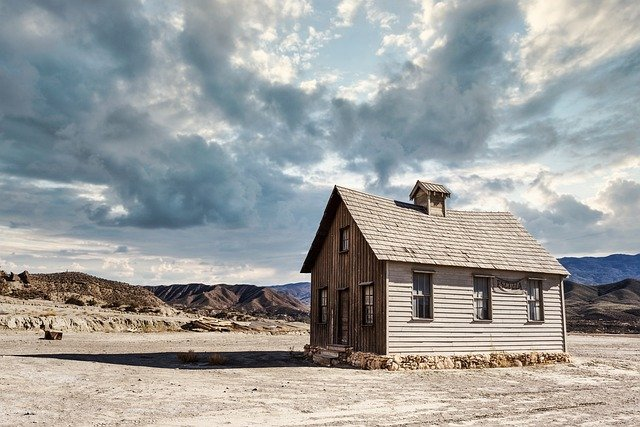
#> input picture Imagenes/Landscape.jpg, 640 x 427 px
$ jupyter execute Practica1_GrupoC.ipynb
#> lines starting #> are read from the running program, lines starting #| are printed output that depends on the picture; after the words box and inside, x2 and y2 are one past the last pixel; in counts of white or black regions, pixels touching at a corner belong together; long printed decimals are rounded
**PRACTICA 1 - GRUPO C**

Integrantes:
- Cervantes Rodríguez José de Jesús
- Hadidi Abdelkrim

[cell 1]
# Librerias

from PIL import Image
import numpy as np
import matplotlib.pyplot as plt
import pandas as pd
import cv2

**Información de la Imagen**

[cell 2]
ruta_imagen = "../Imagenes/Landscape.jpg" # ruta de la imagen
imagen_PIL = Image.open(ruta_imagen)
#> imagen_PIL is the input picture: PIL image 640x427 RGB; mean R, G, B 157.3, 159.2, 157.8

# A partir de la libreria PIL obtenemos datos de la imagen
datos ={
'Formato': imagen_PIL.format,
'Tamaño' : imagen_PIL.size, # (ancho, alto)
'Canales' : imagen_PIL.mode # Comprobamos que contenga los 3 canales
}


tabla = pd.DataFrame.from_dict(datos, orient='index', columns=['Valor'])
#> tabla = table of 3 rows and 1 columns
print(tabla)
#|               Valor
#| Formato        JPEG
#| Tamaño   (640, 427)
#| Canales         RGB

**Tarea 1 Visualización de la imagen**

Imagen original.

[cell 3]
plt.imshow(imagen_PIL) # Mostramos imagen
plt.title("Imagen Original")
plt.axis('off')
plt.show()

Separación de los tres canales de color (Empezamos a utilizar OpenCv)

[cell 4]
imagen_bgr = cv2.imread(ruta_imagen)
blue_ch, green_ch, red_ch = cv2.split(imagen_bgr) # separamos los canales de color, OpenCV lo devuelve como BGR
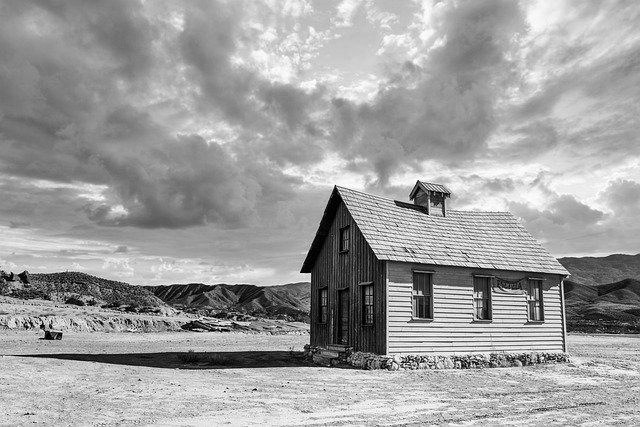
#> green_ch: shape (427, 640); min 0, max 255, mean 159.2
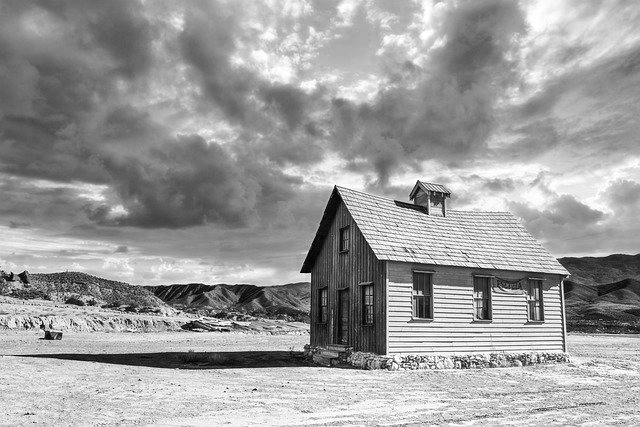
#> red_ch: shape (427, 640); min 0, max 255, mean 157.3

Visualización de cada canal de color

[cell 5]
plt.figure()

plt.imshow(red_ch, cmap="gray")
plt.title("Canal Rojo")
plt.axis('off')

plt.tight_layout() # ajustar automaticamente los parametros de la figura
plt.show() # mostrar imagenes

[cell 6]
plt.figure()

plt.imshow(green_ch, cmap="gray")
plt.title("Canal Verde")
plt.axis('off')

plt.tight_layout() # ajustar automaticamente los parametros de la figura
plt.show() # mostrar imagenes

[cell 7]
plt.figure()

plt.imshow(blue_ch, cmap="gray")
plt.title("Canal Azul")
plt.axis('off')

plt.tight_layout() # ajustar automaticamente los parametros de la figura
plt.show() # mostrar imagenes

**Tarea 2 Cálculo de valores estadísticos**

Convertimos las imagenes en arrays para hacer los calculos

[cell 8]
# Convertimos las imagenes en arrays para hacer los calculos

red_arr = np.array(red_ch) # canal rojo
#print(red_arr)

green_arr = np.array(green_ch) # canal verde
#print(green_arr)

blue_arr = np.array(blue_ch) # canal azul
#print(blue_arr)

Calculo de valores estadisticos

Canal Rojo

[cell 9]
red_mean = np.mean(red_arr) # media del canal rojo
#> red_mean = 157.3
#print(red_mean)
red_std = np.std(red_arr) # desviación estandar canal rojo
#> red_std = 56.73
#print(red_std)
red_var = np.var(red_arr) # varianza canal rojo
#> red_var = 3218.1
#print(red_var)

Canal Verde

[cell 10]
green_mean = np.mean(green_arr) # media del canal rojo
#> green_mean = 159.2
#print(green_mean)
green_std = np.std(green_arr) # desviación estandar canal rojo
#> green_std = 53.89
#print(green_std)
green_var = np.var(green_arr) # varianza canal rojo
#> green_var = 2904
#print(green_var)

Canal Azul

[cell 11]
blue_mean = np.mean(blue_arr) # media del canal rojo
#> blue_mean = 157.8
#print(blue_mean)
blue_std = np.std(blue_arr) # desviación estandar canal rojo
#> blue_std = 52.43
#print(blue_std)
blue_var = np.var(blue_arr) # varianza canal rojo
#> blue_var = 2748.6
#print(blue_var)

[cell 12]
datos = {
    'Media': [red_mean, green_mean, blue_mean],
    'Std': [red_std, green_std, blue_std],
    'Varianza': [red_var, green_var, blue_var]
}
#> datos = {'Media': [157.3, 159.2, 157.8], 'Std': [56.73, 53.89, 52.43], 'Varianza': [3218.1, 2904, 2748.6]}

tabla = pd.DataFrame(datos, index=['Rojo', 'Verde', 'Azul'])
#> tabla = table of 3 rows and 3 columns
print(tabla)
#|             Media        Std     Varianza
#| Rojo   157.323  56.729  3218.138
#| Verde  159.221  53.889  2904.006
#| Azul   157.822  52.427  2748.621

**Tarea 3 Operaciones aritméticas y booleanas**

[cell 13]
suma = cv2.add(red_ch, blue_ch)
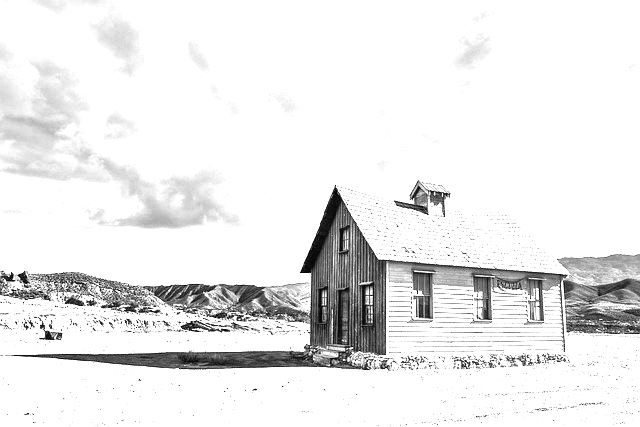
#> suma: shape (427, 640); min 0, max 255, mean 233.8
print(f'Suma (Canal rojo + Canal Azul): \n {suma}')
#> (printed output is left out)
#print(suma.shape) # alto, ancho

plt.figure()
plt.imshow(suma, cmap="gray")
plt.title("Suma: Canal Rojo + Canal Azul")
plt.axis('off')

plt.tight_layout()
plt.show()

[cell 14]
resta = cv2.subtract(red_ch, blue_ch)
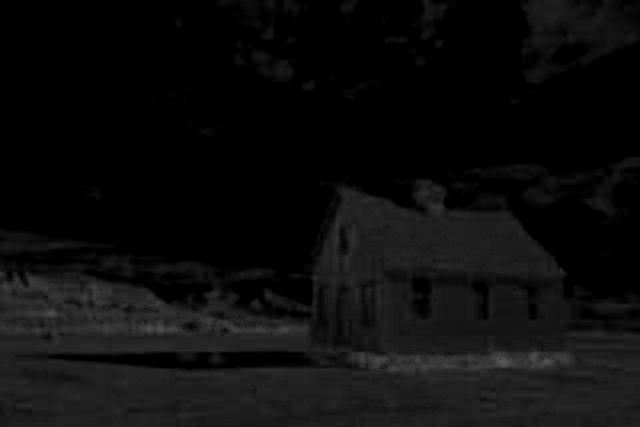
#> resta: shape (427, 640); min 0, max 87, mean 12.8
print(f'Resta (Canal rojo - Canal Azul): \n {resta}')
#> (printed output is left out)
#print(resta.shape) # alto, ancho

plt.figure()
plt.imshow(resta, cmap="gray")
plt.title("Resta: Canal Rojo - Canal Azul")
plt.axis('off')

plt.tight_layout()
plt.show()

Binarizamos las imagenes

[cell 15]
_, red_bin = cv2.threshold(red_ch, 127, 1, cv2.THRESH_BINARY)
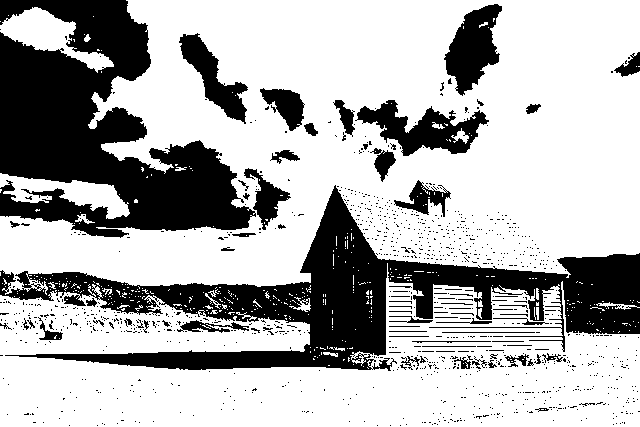
#> red_bin: shape (427, 640); values 0 (black) and 1 (white), 69.8% white; 1125 black regions (1053 under 20 px), largest, box (x1, y1, x2, y2) and area: (0, 185, 640, 371) 32693, (0, 0, 256, 238) 31941, (355, 100, 489, 156) 3336
#print(red_bin)
plt.figure()
plt.imshow(red_bin, cmap="gray")
plt.title("Imagen Canal Rojo Binarizada")
plt.axis('off')

plt.tight_layout()
plt.show()

[cell 16]
_, blue_bin = cv2.threshold(blue_ch, 127, 1, cv2.THRESH_BINARY)
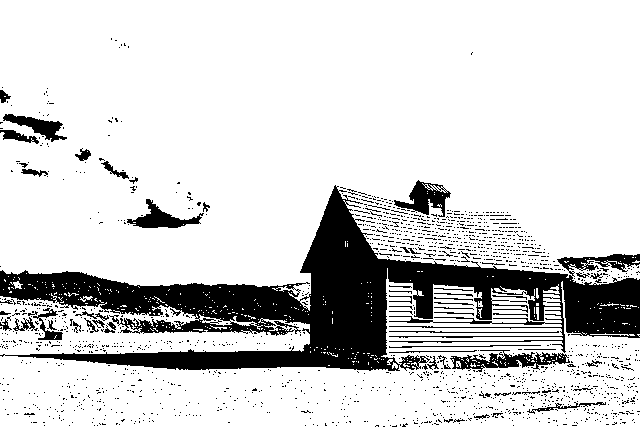
#> blue_bin: shape (427, 640); values 0 (black) and 1 (white), 82.6% white; 1645 black regions (1588 under 20 px), largest, box (x1, y1, x2, y2) and area: (0, 185, 640, 371) 36680, (450, 350, 570, 372) 1152, (394, 180, 451, 217) 938
#print(blue_bin)
plt.figure()
plt.imshow(blue_bin, cmap="gray")
plt.title("Imagen Canal Azul Binarizada")
plt.axis('off')

plt.tight_layout()
plt.show()

Operacion Lógicas

[cell 17]
OR_op = cv2.bitwise_or(red_bin, blue_bin)
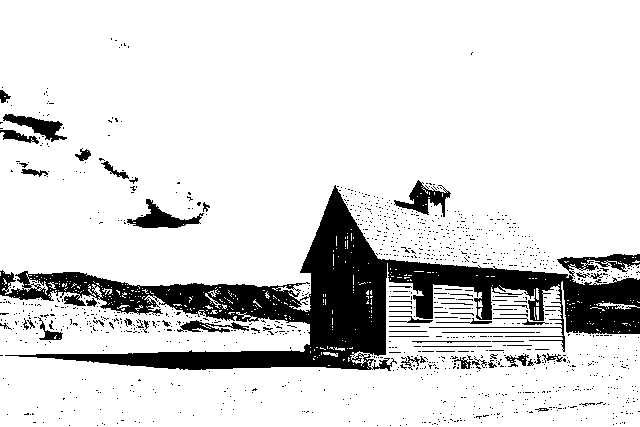
#> OR_op: shape (427, 640); values 0 (black) and 1 (white), 85.6% white; 1154 black regions (1091 under 20 px), largest, box (x1, y1, x2, y2) and area: (0, 185, 640, 371) 31305, (127, 199, 204, 228) 832, (394, 180, 451, 217) 801
print(OR_op)
#> (printed output is left out)
#print(OR_op.shape) # alto, ancho

plt.figure()
plt.imshow(OR_op, cmap="gray")  # Cambia blue_ch por suma
plt.title("Operación OR")
plt.axis('off')

plt.tight_layout()
plt.show()

[cell 18]
AND_op = cv2.bitwise_and(red_bin, blue_bin)
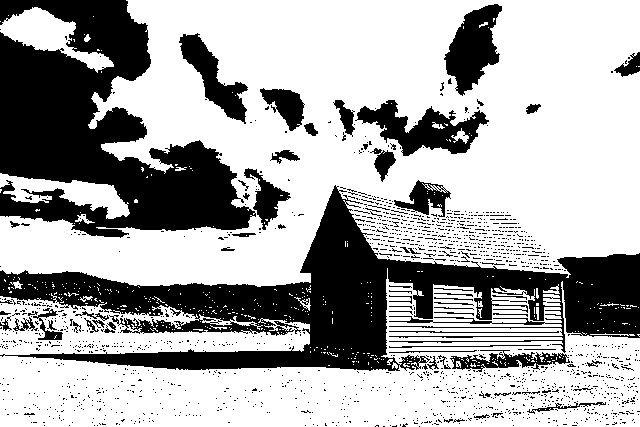
#> AND_op: shape (427, 640); values 0 (black) and 1 (white), 66.7% white; 1615 black regions (1549 under 20 px), largest, box (x1, y1, x2, y2) and area: (0, 185, 640, 371) 38068, (0, 0, 256, 238) 31941, (355, 100, 489, 156) 3336
print(AND_op)
#> (printed output is left out)
print(AND_op.shape) # alto, ancho
#| (427, 640)

plt.figure()
plt.imshow(AND_op, cmap="gray")  # Cambia blue_ch por suma
plt.title("Operación AND")
plt.axis('off')

plt.tight_layout()
plt.show()

**Tarea 4 Cálculo de histograma**

Histogramas de los canales originales

[cell 19]
hist_red = cv2.calcHist([red_ch], [0], None, [256], [0, 256])
#> hist_red = 256 values, max 2154 at index 255, min 3 at index 2, mean 1067.5
hist_green = cv2.calcHist([green_ch], [0], None, [256], [0, 256])
#> hist_green = 256 values, max 2493 at index 152, min 33 at index 254, mean 1067.5
hist_blue = cv2.calcHist([blue_ch], [0], None, [256], [0, 256])
#> hist_blue = 256 values, max 3176 at index 179, min 3 at index 254, mean 1067.5


# Mostrar los histogramas de canales originales
plt.figure(figsize=(15, 10))

plt.subplot(2, 3, 1)
plt.plot(hist_red, color='red')
plt.title('Histograma - Canal Rojo')
plt.xlabel('Valores de intensidad')
plt.ylabel('Frecuencia')

plt.subplot(2, 3, 2)
plt.plot(hist_green, color='green')
plt.title('Histograma - Canal Verde')
plt.xlabel('Valores de intensidad')
plt.ylabel('Frecuencia')

plt.subplot(2, 3, 3)
plt.plot(hist_blue, color='blue')
plt.title('Histograma - Canal Azul')
plt.xlabel('Valores de intensidad')
plt.ylabel('Frecuencia')


plt.tight_layout()
plt.show()
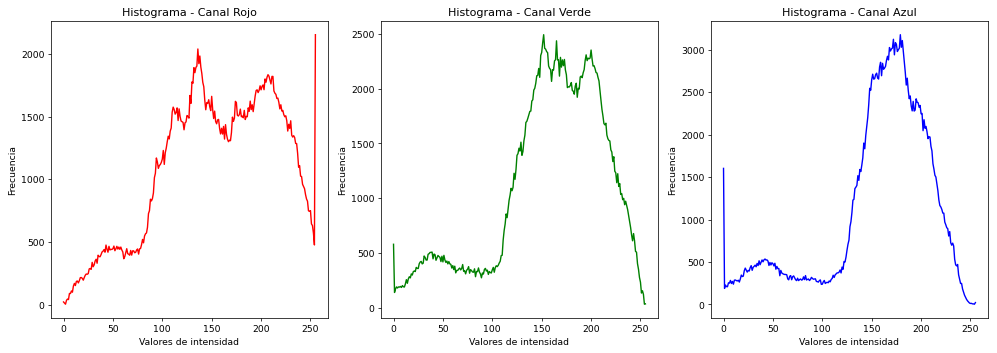
#> figure drawn by matplotlib, 3 panels; panel 1: curve peaks at x = 255, y = 2154; panel 2: curve peaks at x = 152, y = 2493; panel 3: curve peaks at x = 179, y = 3176

Histogramas de las operaciones aritméticas

[cell 20]
hist_suma = cv2.calcHist([suma], [0], None, [256], [0, 256])
#> hist_suma = 256 values, max 210298 at index 255, min 2 at index 0, mean 1067.5
hist_resta = cv2.calcHist([resta], [0], None, [256], [0, 256])
#> hist_resta = 256 values, max 137903 at index 0, min 0 at index 88, mean 1067.5

# Mostrar los histogramas
plt.figure(figsize=(15, 10))

# Histogramas de operaciones aritméticas
plt.subplot(2, 3, 1)
plt.plot(hist_suma, color='purple')
plt.title('Histograma - Suma (Rojo + Azul)')
plt.xlabel('Valores de intensidad')
plt.ylabel('Frecuencia')

plt.subplot(2, 3, 2)
plt.plot(hist_resta, color='orange')
plt.title('Histograma - Resta (Rojo - Azul)')
plt.xlabel('Valores de intensidad')
plt.ylabel('Frecuencia')

plt.tight_layout()
plt.show()
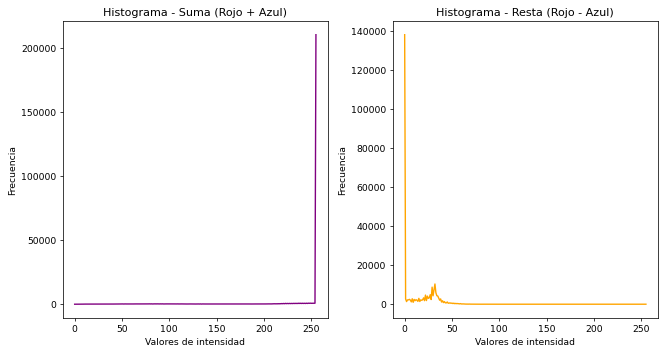
#> figure drawn by matplotlib, 2 panels; panel 1: curve peaks at x = 255, y = 210298; panel 2: curve peaks at x = 0, y = 137903
